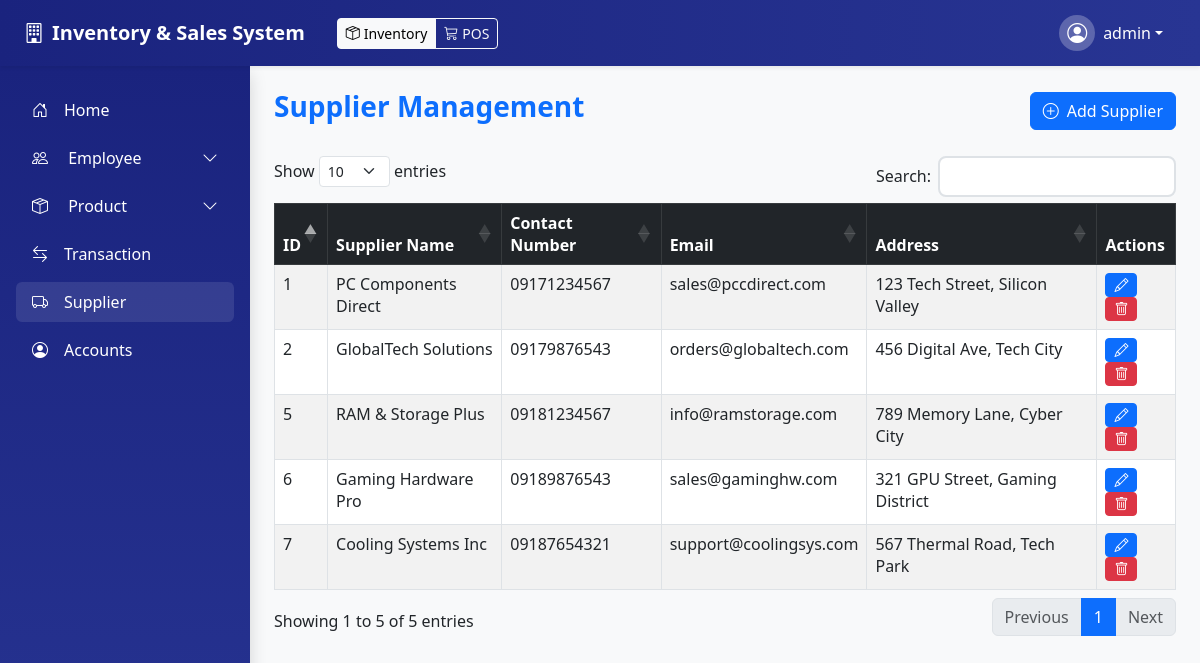
The page /page/supplier.php (signed in) on the database its author committed.
### tables this page shows
CREATE TABLE `supplier` (
    `Supplier_ID` int(11) NOT NULL,
    `Supplier_Name` varchar(100) NOT NULL,
    `Contact_Number` varchar(15) DEFAULT NULL,
    `Email` varchar(100) DEFAULT NULL,
    `Address` varchar(255) NOT NULL DEFAULT ''
);

### controller/supplier_controller.php (called while the page is built, shortened)
<?php
require_once '../model/supplier_model.php';
class SupplierController {
    private $model;
    public function __construct($dbConnection) {
        $this->model = new Supplier($dbConnection);
    }
    public function getAllSuppliers() {
        return $this->model->getAll();
    }
}

### model/supplier_model.php (called while the page is built, shortened)
<?php
class Supplier {
    private $conn;
    public function __construct($dbConnection) {
        $this->conn = $dbConnection;
    }
    public function getAll() {
        $query = "SELECT * FROM supplier ORDER BY Supplier_ID";
        $result = $this->conn->query($query);
        return $result->fetch_all(MYSQLI_ASSOC);
    }
}

### page/supplier.php (the view, shortened to what this page needs)
<?php
require_once '../include/navbar.php';
require_once '../include/sidebar.php';
require_once '../controller/supplier_controller.php';
$supplierController = new SupplierController($conn);
$suppliers = $supplierController->getAllSuppliers();
?>
<!DOCTYPE html>
<html lang="en">
<head>
    <link href="https://cdn.jsdelivr.net/npm/bootstrap@5.3.0-alpha3/dist/css/bootstrap.min.css" rel="stylesheet">
    <link href="https://cdn.jsdelivr.net/npm/bootstrap-icons/font/bootstrap-icons.css" rel="stylesheet">
    <link href="https://cdn.datatables.net/1.13.7/css/dataTables.bootstrap5.min.css" rel="stylesheet">
</head>
<body class="bg-light">
    <div class="d-flex">
        <div class="flex-shrink-0" style="width: 250px;">
            <?php require_once '../include/sidebar.php'; ?>
        </div>
        <div class="flex-grow-1 p-4">
            <div class="d-flex justify-content-between align-items-center mb-4">
                <h1 class="fs-3 fw-bold text-primary">Supplier Management</h1>
                <button class="btn btn-primary" onclick="showAddModal()">
                    <i class="bi bi-plus-circle me-2"></i>Add Supplier
                </button>
            </div>
            <table id="supplierTable" class="table table-bordered table-striped table-hover">
                <thead class="table-dark">
                    <tr>
                        <th>ID</th>
                        <th>Supplier Name</th>
                        <th>Contact Number</th>
                        <th>Email</th>
                        <th>Address</th>
                        <th>Actions</th>
                    </tr>
                </thead>
                <tbody>
                    <?php if (empty($suppliers)): ?>
                    <tr>
                        <td colspan="6" class="text-center py-4">
                            <div class="text-muted">
                                <i class="bi bi-truck fs-1 mb-3 d-block"></i>
                                <h5>No Suppliers Found</h5>
                                <p>No suppliers have been added to the system yet.</p>
                            </div>
                        </td>
                    </tr>
                    <?php else: ?>
                        <?php foreach ($suppliers as $supplier): ?>
                        <tr>
                            <td><?= $supplier['Supplier_ID'] ?></td>
                            <td><?= $supplier['Supplier_Name'] ?></td>
                            <td><?= $supplier['Contact_Number'] ?></td>
                            <td><?= $supplier['Email'] ?></td>
                            <td><?= $supplier['Address'] ?></td>
                            <td>
                                <button class="btn btn-primary btn-sm" onclick="editSupplier(<?= $supplier['Supplier_ID'] ?>)">
                                    <i class="bi bi-pencil"></i>
                                </button>
                                <button class="btn btn-danger btn-sm" onclick="deleteSupplier(<?= $supplier['Supplier_ID'] ?>)">
                                    <i class="bi bi-trash"></i>
                                </button>
                            </td>
                        </tr>
                        <?php endforeach; ?>
                    <?php endif; ?>
                </tbody>
            </table>
        </div>
    </div>
</body>
</html>

### rows shown on the page
supplier: Supplier_ID "1", Supplier_Name "PC Components Direct", Contact_Number "09171234567", Email "sales@pccdirect.com", Address "123 Tech Street, Silicon Valley"
supplier: Supplier_ID "2", Supplier_Name "GlobalTech Solutions", Contact_Number "09179876543", Email "orders@globaltech.com", Address "456 Digital Ave, Tech City"
supplier: Supplier_ID "5", Supplier_Name "RAM & Storage Plus", Contact_Number "09181234567", Email "info@ramstorage.com", Address "789 Memory Lane, Cyber City"
supplier: Supplier_ID "6", Supplier_Name "Gaming Hardware Pro", Contact_Number "09189876543", Email "sales@gaminghw.com", Address "321 GPU Street, Gaming District"
supplier: Supplier_ID "7", Supplier_Name "Cooling Systems Inc", Contact_Number "09187654321", Email "support@coolingsys.com", Address "567 Thermal Road, Tech Park"

### other values the page prints
$_SESSION['username'] "admin"
